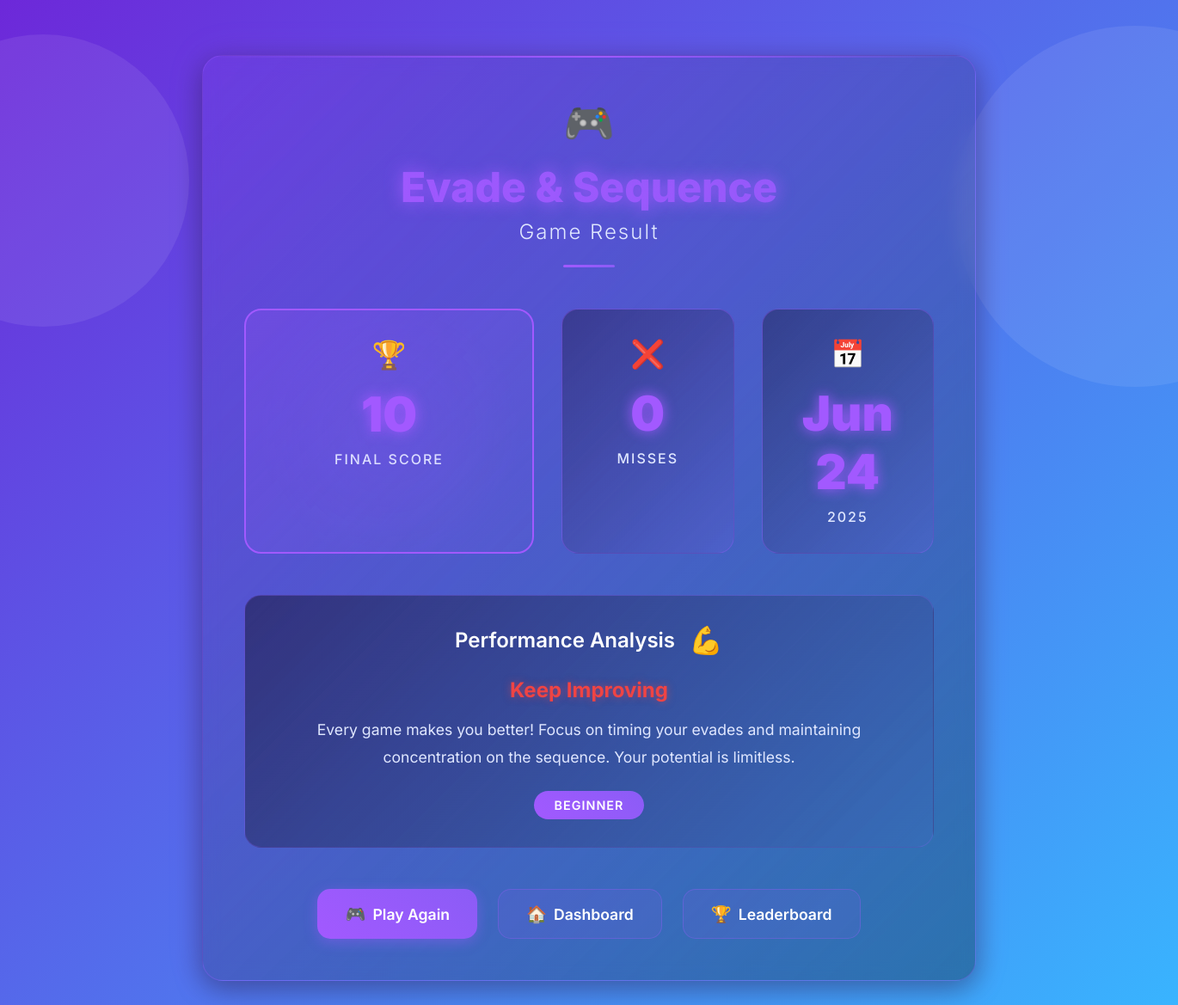
/accounts/evade-and-sequence-result/1/ (signed in), run on the app's committed database.
### accounts/models.py (models this page shows, shortened)
class EvadeAndSequenceResult(models.Model):
    user = models.ForeignKey(User, on_delete=models.CASCADE)
    score = models.IntegerField()
    misses = models.IntegerField(default=0)
    timestamp = models.DateTimeField(auto_now_add=True)
    class Meta:
        ordering = ['-timestamp']

### accounts/views.py (the view)
# urls.py: path('evade-and-sequence-result/<int:result_id>/', evade_and_sequence_result_view, name='evade_and_sequence_result'),
@login_required
def evade_and_sequence_result_view(request, result_id):
    try:
        result = EvadeAndSequenceResult.objects.get(id=result_id, user=request.user)
    except EvadeAndSequenceResult.DoesNotExist:
        return redirect('dashboard')
    context = {
        'result': result
    }
    return render(request, 'accounts/evade_and_sequence_result.html', context)

### accounts/templates/accounts/evade_and_sequence_result.html (shortened to what this page needs)
{% load static %}
<!DOCTYPE html>
<html lang="en">
<head>
</head>
<body>
    <div class="circle-bg left"></div>
    <div class="circle-bg right"></div>
    <div class="container">
        <div class="result-container">
            <div class="result-header">
                <div class="header-icon">🎮</div>
                <h1>Evade & Sequence</h1>
                <h2>Game Result</h2>
                <div class="header-decoration"></div>
            </div>
            <div class="result-stats">
                <div class="stat-card primary-stat">
                    <div class="stat-icon">🏆</div>
                    <div class="stat-value">{{ result.score }}</div>
                    <div class="stat-label">Final Score</div>
                    <div class="stat-glow"></div>
                </div>
                <div class="stat-card secondary-stat">
                    <div class="stat-icon">❌</div>
                    <div class="stat-value">{{ result.misses }}</div>
                    <div class="stat-label">Misses</div>
                </div>
                <div class="stat-card secondary-stat">
                    <div class="stat-icon">📅</div>
                    <div class="stat-value">{{ result.timestamp|date:"M d" }}</div>
                    <div class="stat-label">{{ result.timestamp|date:"Y" }}</div>
                </div>
            </div>
            <div class="performance-analysis">
                <div class="analysis-header">
                    <h3>Performance Analysis</h3>
                    <div class="analysis-icon">
                        {% if result.score >= 500 %}
                            🏆
                        {% elif result.score >= 300 %}
                            🎯
                        {% elif result.score >= 150 %}
                            👍
                        {% else %}
                            💪
                        {% endif %}
                    </div>
                </div>
                {% if result.score >= 500 %}
                    <div class="performance-excellent">
                        <h4>Outstanding Performance!</h4>
                        <p>You've mastered the art of evasion and sequence! Your reflexes and focus are exceptional. This level of performance puts you among the elite players.</p>
                        <div class="performance-badge">Elite</div>
                    </div>
                {% elif result.score >= 300 %}
                    <div class="performance-great">
                        <h4>Great Job!</h4>
                        <p>Excellent work! You've shown strong skills in both evasion and number sequencing. You're well on your way to mastering this challenge.</p>
                        <div class="performance-badge">Advanced</div>
                    </div>
                {% elif result.score >= 150 %}
                    <div class="performance-good">
                        <h4>Good Performance</h4>
                        <p>Solid effort! Keep practicing to improve your evasion timing and sequence accuracy. Every game brings you closer to excellence.</p>
                        <div class="performance-badge">Intermediate</div>
                    </div>
                {% else %}
                    <div class="performance-improving">
                        <h4>Keep Improving</h4>
                        <p>Every game makes you better! Focus on timing your evades and maintaining concentration on the sequence. Your potential is limitless.</p>
                        <div class="performance-badge">Beginner</div>
                    </div>
                {% endif %}
            </div>
            <div class="result-actions">
                <a href="{% url 'evade_and_sequence' %}" class="button primary-button">
                    <span class="button-icon">🎮</span>
                    Play Again
                </a>
                <a href="{% url 'dashboard' %}" class="button secondary-button">
                    <span class="button-icon">🏠</span>
                    Dashboard
                </a>
                <a href="{% url 'leaderboard' %}" class="button secondary-button">
                    <span class="button-icon">🏆</span>
                    Leaderboard
                </a>
            </div>
        </div>
    </div>
</body>
</html>

### data on the page
EvadeAndSequenceResult: score "10", misses "0", timestamp "Jun 24", timestamp "2025"
